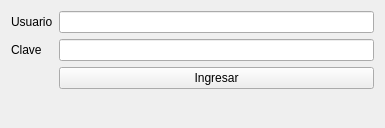
<?xml version="1.0" encoding="UTF-8"?>
<ui version="4.0">
 <class>Login</class>
 <widget class="QWidget" name="Login">
  <property name="geometry">
   <rect>
    <x>0</x>
    <y>0</y>
    <width>385</width>
    <height>128</height>
   </rect>
  </property>
  <property name="windowTitle">
   <string>Login</string>
  </property>
  <layout class="QGridLayout" name="gridLayout">
   <item row="0" column="1">
    <widget class="QLineEdit" name="leUsuario"/>
   </item>
   <item row="0" column="0">
    <widget class="QLabel" name="lUsuario">
     <property name="text">
      <string>Usuario</string>
     </property>
    </widget>
   </item>
   <item row="1" column="1">
    <widget class="QLineEdit" name="leClave">
     <property name="echoMode">
      <enum>QLineEdit::Password</enum>
     </property>
    </widget>
   </item>
   <item row="2" column="1">
    <widget class="QPushButton" name="pushButton">
     <property name="text">
      <string>Ingresar</string>
     </property>
    </widget>
   </item>
   <item row="1" column="0">
    <widget class="QLabel" name="lClave">
     <property name="text">
      <string>Clave</string>
     </property>
    </widget>
   </item>
   <item row="3" column="1">
    <spacer name="verticalSpacer">
     <property name="orientation">
      <enum>Qt::Vertical</enum>
     </property>
     <property name="sizeHint" stdset="0">
      <size>
       <width>20</width>
       <height>40</height>
      </size>
     </property>
    </spacer>
   </item>
  </layout>
 </widget>
 <resources/>
 <connections/>
</ui>
